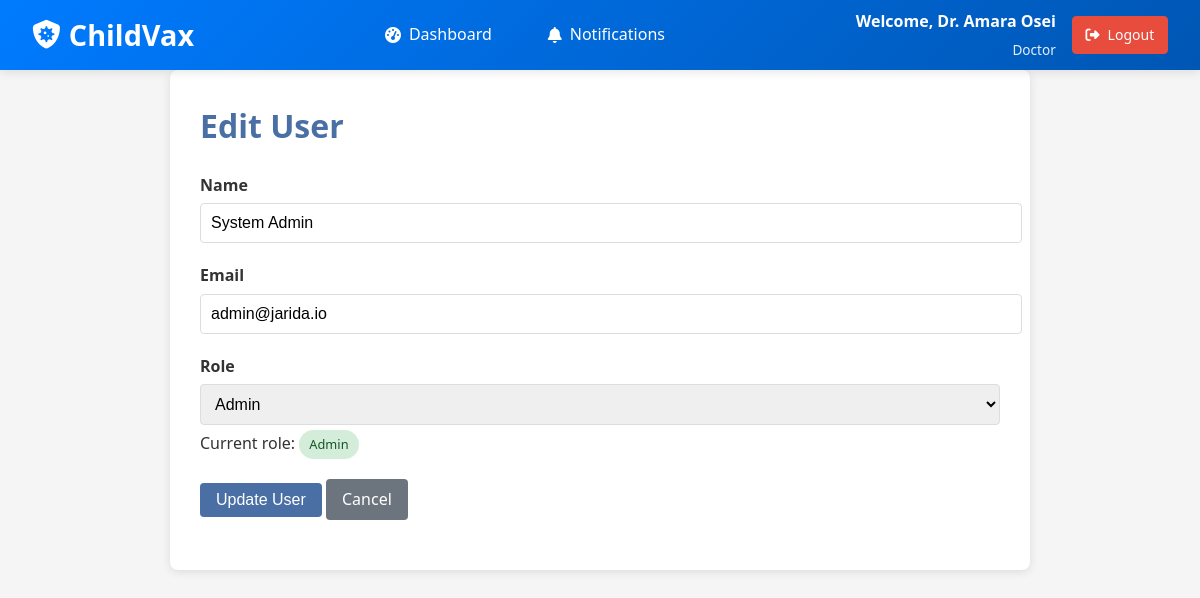
The page /pages/admin/edit_user.php?id=1 (signed in) on the database its author committed.
### tables this page shows
CREATE TABLE IF NOT EXISTS `users` (
    `user_id`    INT UNSIGNED NOT NULL AUTO_INCREMENT,
    `name`       VARCHAR(100)  NOT NULL,
    `email`      VARCHAR(255)  NOT NULL,
    `password`   VARCHAR(255)  NOT NULL,
    `phone`      VARCHAR(20)   DEFAULT NULL,
    `role`       ENUM('admin','Guardian','doctor','SocialCaregiver') NOT NULL DEFAULT 'Guardian',
    `location`   VARCHAR(255)  DEFAULT NULL,
    `id_number`  VARCHAR(50)   DEFAULT NULL,
    `created_at` DATETIME      NOT NULL DEFAULT CURRENT_TIMESTAMP,
    PRIMARY KEY (`user_id`),
    UNIQUE KEY `uq_email` (`email`)
);

### pages/admin/edit_user.php (the view, shortened to what this page needs)
<?php
require __DIR__ . '/../../includes/auth.php';
$user_id = intval($_GET['id']);
$stmt = $conn->prepare("SELECT * FROM users WHERE user_id = ?");
$stmt->execute([$user_id]);
$user = $stmt->fetch(PDO::FETCH_ASSOC);
?>
<!DOCTYPE html>
<html lang="en">
<head>
</head>
<body>
    <?php include __DIR__ . '/../navbar.php'; ?>
    <div class="container">
        <h1>Edit User</h1>
        <form method="post">
            <div class="form-group">
                <label for="name">Name</label>
                <input type="text" id="name" name="name" value="<?= htmlspecialchars($user['name']) ?>" required>
            </div>
            <div class="form-group">
                <label for="email">Email</label>
                <input type="email" id="email" name="email" value="<?= htmlspecialchars($user['email']) ?>" required>
            </div>
            <div class="form-group">
                <label for="role">Role</label>
                <select id="role" name="role" required>
                    <option value="admin" <?= $user['role'] === 'admin' ? 'selected' : '' ?>>Admin</option>
                </select>
                <div style="margin-top: 5px;">
                    Current role: <span class="role-badge <?= htmlspecialchars($user['role']) ?>">
                        <?= ucfirst(htmlspecialchars($user['role'])) ?>
                    </span>
                </div>
            </div>
            <div class="form-group">
                <button type="submit" class="btn">Update User</button>
                <a href="manage_roles.php" class="btn btn-secondary">Cancel</a>
            </div>
        </form>
    </div>
</body>
</html>

### pages/admin/edit_user.php (style rules this page uses)
body { font-family: 'Segoe UI', Tahoma, Geneva, Verdana, sans-serif; line-height: 1.6; margin: 0; padding: 20px; background-color: #f5f5f5; color: #333; }
.container { max-width: 800px; margin: 0 auto; background: white; padding: 30px; border-radius: 8px; box-shadow: 0 2px 10px rgba(0, 0, 0, 0.1); }
h1 { color: #4a6fa5; margin-top: 0; }
.form-group { margin-bottom: 20px; }
label { display: block; margin-bottom: 5px; font-weight: 600; }
input[type="text"], input[type="email"], select { width: 100%; padding: 10px; border: 1px solid #ddd; border-radius: 4px; font-size: 16px; }
.btn { display: inline-block; padding: 10px 20px; background-color: #4a6fa5; color: white; text-decoration: none; border: none; border-radius: 4px; cursor: pointer; font-size: 16px; transition: background-color 0.3s; }
.btn-secondary { background-color: #6c757d; }
.role-badge { display: inline-block; padding: 4px 10px; border-radius: 20px; font-size: 0.8em; font-weight: 500; text-transform: capitalize; }
.role-badge.admin { background-color: #d4edda; color: #155724; }

### pages/navbar.php (style rules this page uses)
:root { --primary-color: #007BFF; --secondary-color: #0056b3; --accent-color: #e74c3c; --light-color: #ecf0f1; --dark-color: #2c3e50; --success-color: #27ae60; --warning-color: #f39c12; --white: #ffffff; }
body { padding-top: 70px; margin: 0; font-family: 'Segoe UI', Tahoma, Geneva, Verdana, sans-serif; }
.btn { padding: 0.5rem 1rem; border-radius: 4px; text-decoration: none; font-weight: 500; transition: all 0.3s ease; border: none; cursor: pointer; display: inline-flex; align-items: center; gap: 0.5rem; }

### rows shown on the page
users: name "System Admin", email "admin@jarida.io", role "Admin"

### other values the page prints
$_SESSION['name'] "Dr. Amara Osei"
getRoleDisplayName($_SESSION['role'] ?? '') "Doctor"
